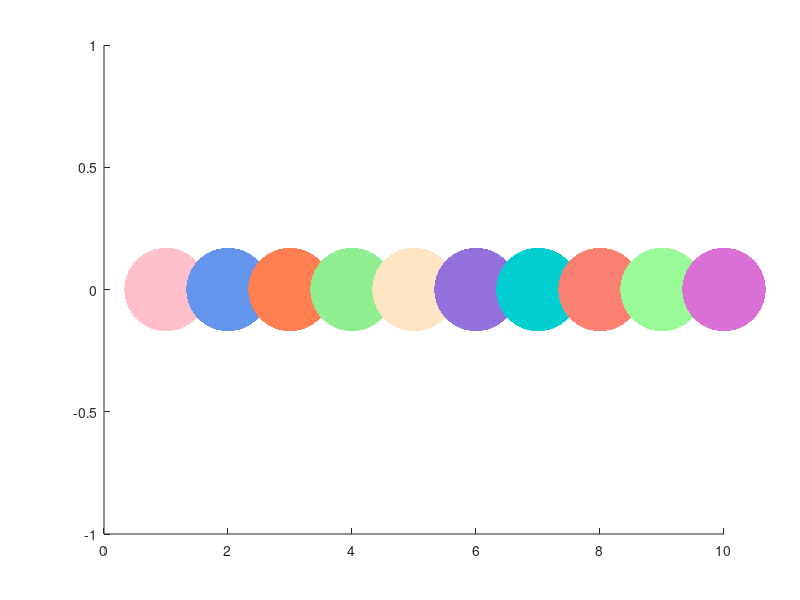

MATLAB code to generate this figure: (Note: this script raises an error after producing the figure.)
%% setup
addpath(genpath('./utils/'));
addpath(genpath('./func/'));
pastelPalette = [ ...
    0.8941, 0.4471, 0.2471;  % Pastel Red
    0.3686, 0.6118, 0.8275;  % Pastel Blue
    0.4314, 0.8039, 0.6314;  % Pastel Green
    0.9569, 0.7608, 0.5176;  % Pastel Yellow
    0.8157, 0.5412, 0.7647;  % Pastel Purple
    1.0000, 0.6471, 0.5098;  % Pastel Orange
    ];
OKeeffe = [
    255, 192, 203;  % Pink (Pale Violet Red)
    100, 149, 237;  % Cornflower Blue
    255, 127, 80;   % Coral
    144, 238, 144;  % Light Green (Pale Green)
    255, 228, 196;  % Bisque
    147, 112, 219;  % Medium Purple
    0, 206, 209;    % Dark Turquoise
    250, 128, 114;  % Salmon
    152, 251, 152;  % Pale Green (Light Green)
    218, 112, 214;  % Orchid
    ]/255;
h = figure;
hold on;
for i = 1:size(OKeeffe,1)
    plot(i, 0, '.', 'Color', OKeeffe(i,:), 'MarkerSize',180);
end
mysavefig(h, 'Colorspace', gnrloutdir, 14, [8,3], 0);
close(h);

if gpuDeviceCount > 0
    gpuparallel = 1;
else
    warning("Implementing this code requires GPU");
end